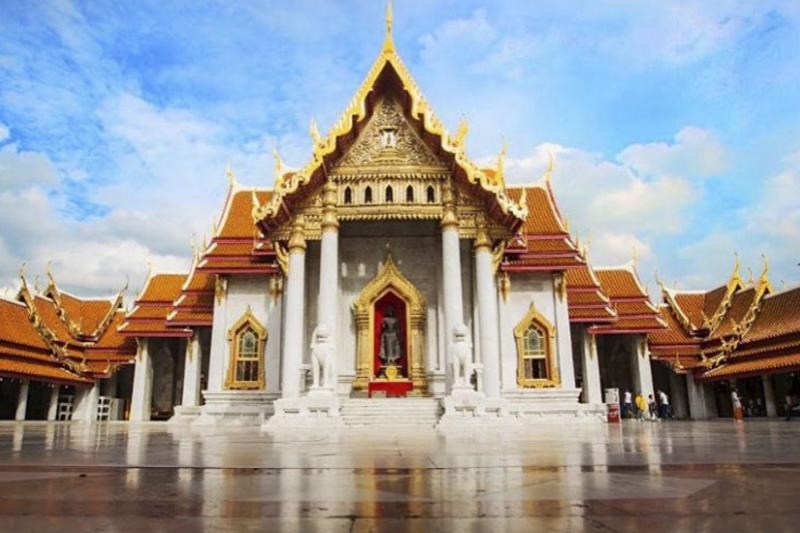
#> input picture temple.jpg, 800 x 533 px
$ python backgroundMagic.py
#> lines starting #> are read from the running program, lines starting #| are printed output that depends on the picture
import cv2
import numpy as np

video = cv2.VideoCapture(0)
image = cv2.imread("temple.jpg")
#> image is the input picture: shape (533, 800, 3); mean B, G, R 156.8, 155.4, 154.8

while True:

    ret, frame = video.read()
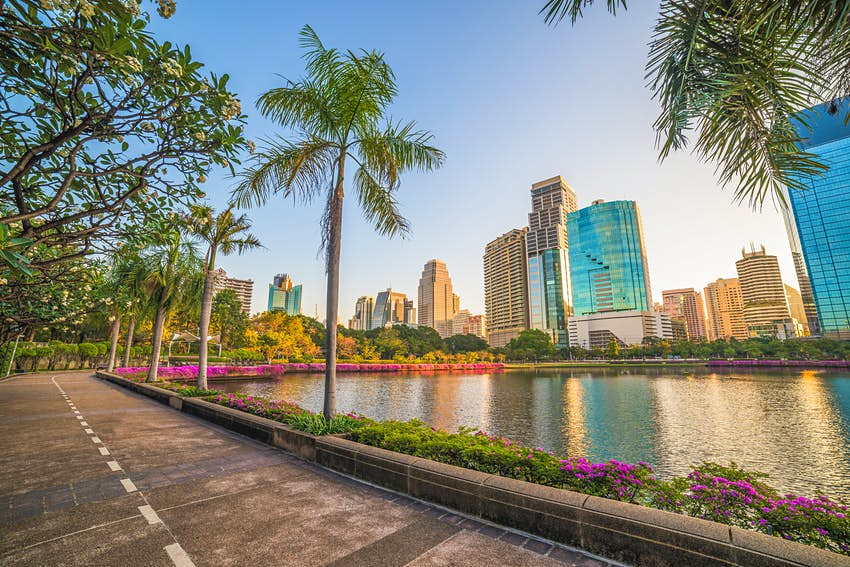
#> input picture city.jpg, 850 x 567 px, given in place of the camera
#> frame is the input picture: shape (567, 850, 3); mean B, G, R 120.7, 133.5, 131.5
    print(frame)
#> (printed output is left out)
    frame = cv2.resize(frame, (640, 480))
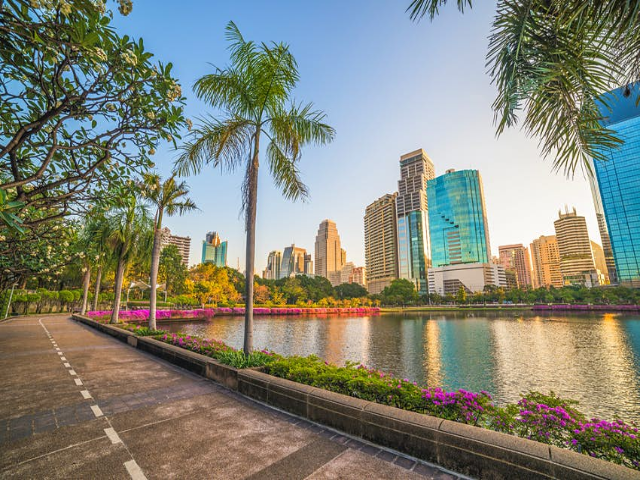
#> frame: shape (480, 640, 3); mean B, G, R 120.6, 133.4, 131.3
    image = cv2.resize(image, (640, 480))
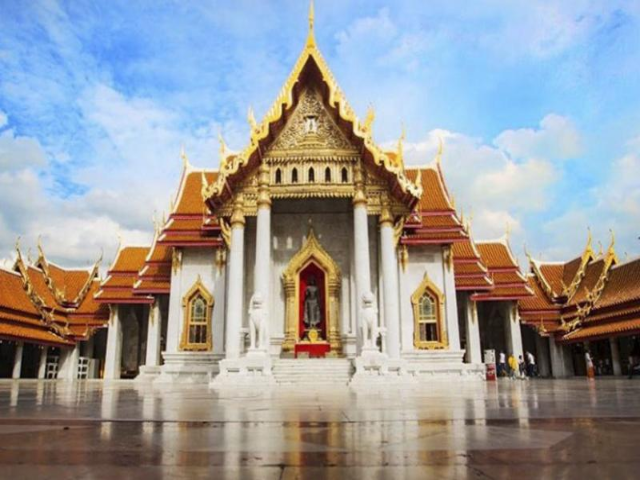
#> image: shape (480, 640, 3); mean B, G, R 156.7, 155.3, 154.7


    u_black = np.array([104, 153, 70])
    l_black = np.array([30, 30, 0])

    mask = cv2.inRange(frame, l_black, u_black)
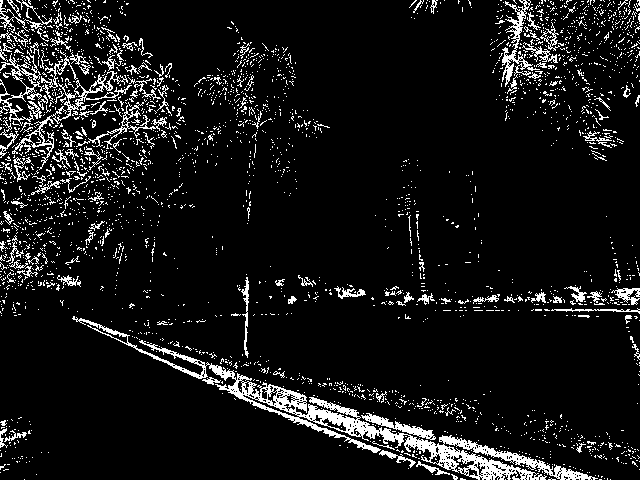
#> mask: shape (480, 640); 8.6% white in thin lines or dots
    res = cv2.bitwise_and(frame, frame, mask = mask)
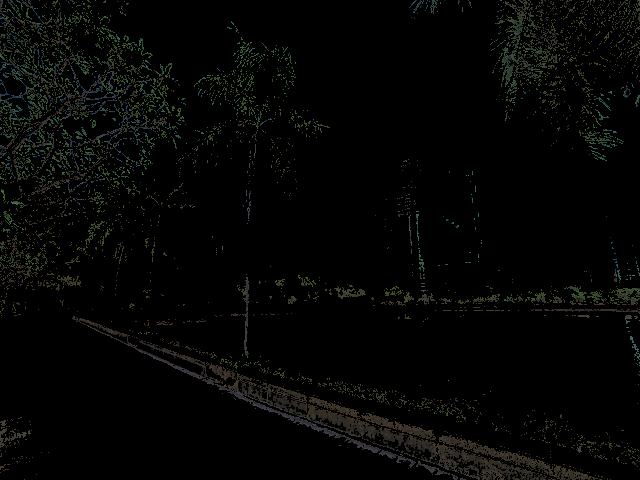
#> res: shape (480, 640, 3); mean B, G, R 4.1, 5.3, 4.7

    f = frame - res
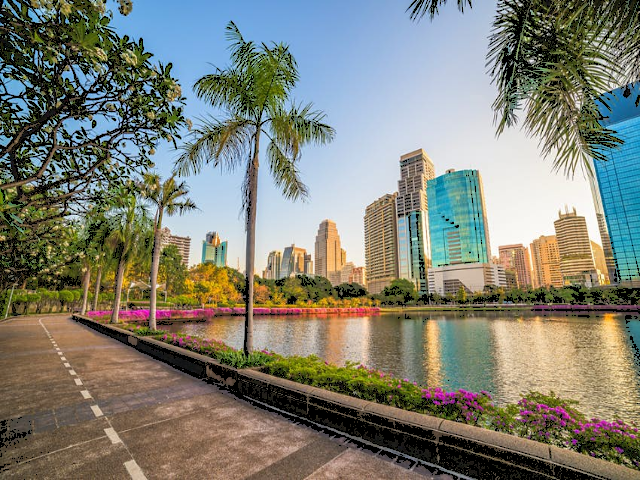
#> f: shape (480, 640, 3); mean B, G, R 116.5, 128.2, 126.7
    f = np.where(f == 0, image, f)
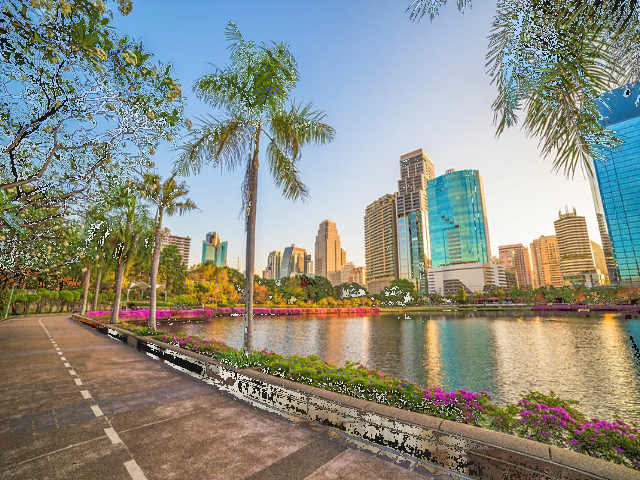
#> f: shape (480, 640, 3); mean B, G, R 131.7, 142.1, 139.8

    cv2.imshow("video", frame)
    cv2.imshow("mask", f)

    if cv2.waitKey(1) & 0xFF == ord('q'):
#> (key q is pressed here)
        break

video.release()
cv2.destroyAllWindows()
